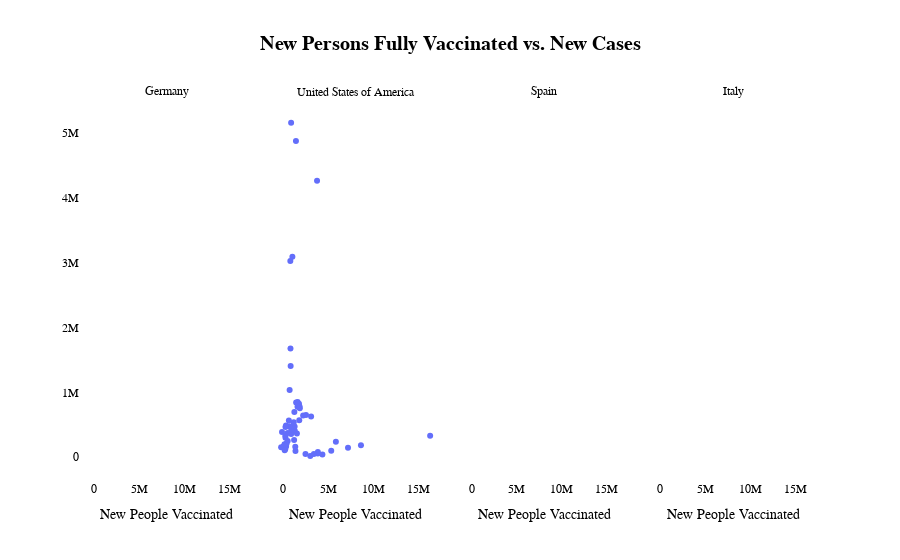

This figure's notebook cell:
### Markdown cell above
#### **New Persons Fully Vaccinated vs. New Cases**
To explore the relationship between vaccination efforts and the spread of COVID-19, we analyze a scatter plot comparing the number of new persons fully vaccinated to the number of new cases in the United States (only available data). This visualization aims to uncover patterns that might indicate the effectiveness of vaccination campaigns in controlling the spread of the virus.

### Code cell
fig7 = px.scatter(
    macrotable, 
    x='new_persons_fully_vaccinated',
    y='new_confirmed',
    hover_name='country_name',
    facet_col='country_name',
    title='New Persons Fully Vaccinated vs. New Cases ',
    labels={'new_persons_fully_vaccinated': 'New People Vaccinated', 'new_confirmed': 'New Cases', 'country_name' : 'Country'}
)

fig7.for_each_annotation(lambda a: a.update(text=a.text.split('=')[1]))

fig7.update_layout(
    paper_bgcolor='white',
    plot_bgcolor='white',
    xaxis_title='New People Vaccinated',
    yaxis_title=None,
    legend_title=None,
    font=dict(
        family='Arial',
        size=12,
        color='black'
    ),
    title={
        'font': {
            'size': 20,
            'weight': 'bold'
            },
        'x': 0.5,
    },
    legend=dict(
        orientation="h",
        x=0.345,
        y=1.17)
)

fig7.show()

### Figure 1 — Plotly figure (JSON) as saved in the notebook; plotly's stock layout.template omitted (floating-point values rounded to 4 significant figures; data arrays with more than 128 entries replaced by an {"elided": "..."} marker saying what was removed)
{"data": [{"hovertemplate": "<b>%{hovertext}</b><br><br>Country=Germany<br>New People Vaccinated=%{x}<br>New Cases=%{y}<extra></extra>", "hovertext": ["Germany", "Germany", "Germany", "Germany", "Germany", "Germany", "Germany", "Germany", "Germany", "Germany", "Germany", "Germany", "Germany", "Germany", "Germany", "Germany", "Germany", "Germany", "Germany", "Germany", "Germany", "Germany", "Germany", "Germany", "Germany", "Germany", "Germany", "Germany", "Germany", "Germany", "Germany", "Germany", "Germany", "Germany", "Germany", "Germany", "Germany", "Germany", "Germany", "Germany", "Germany", "Germany", "Germany", "Germany", "Germany", "Germany", "Germany", "Germany", "Germany", "Germany", "Germany", "Germany", "Germany", "Germany", "Germany", "Germany", "Germany", "Germany", "Germany", "Germany", "Germany", "Germany", "Germany", "Germany", "Germany", "Germany", "Germany", "Germany", "Germany", "Germany", "Germany", "Germany", "Germany", "Germany", "Germany", "Germany", "Germany", "Germany", "Germany", "Germany", "Germany", "Germany", "Germany", "Germany", "Germany", "Germany", "Germany", "Germany", "Germany", "Germany", "Germany", "Germany", "Germany", "Germany", "Germany", "Germany", "Germany", "Germany", "Germany", "Germany", "Germany", "Germany", "Germany", "Germany", "Germany", "Germany", "Germany", "Germany", "Germany", "Germany", "Germany"], "legendgroup": "", "marker": {"color": "#636efa", "symbol": "circle"}, "mode": "markers", "name": "", "orientation": "v", "showlegend": false, "type": "scatter", "x": [null, null, null, null, null, null, null, null, null, null, null, null, null, null, null, null, null, null, null, null, null, null, null, null, null, null, null, null, null, null, null, null, null, null, null, null, null, null, null, null, null, null, null, null, null, null, null, null, null, null, null, null, null, null, null, null, null, null, null, null, null, null, null, null, null, null, null, null, null, null, null, null, null, null, null, null, null, null, null, null, null, null, null, null, null, null, null, null, null, null, null, null, null, null, null, null, null, null, null, null, null, null, null, null, null, null, null, null, null, null, null], "xaxis": "x", "y": [1, 1, 2, 6, 5, 2, 4, 92, 481, 2494, 11420, 19215, 21953, 16338, 8956, 5878, 3027, 2410, 1800, 1469, 1279, 932, 999, 2459, 1421, 1090, 914, 990, 1291, 1585, 2130, 2746, 2977, 2861, 2977, 3579, 5067, 5489, 7094, 13558, 23863, 49865, 79558, 92686, 98682, 98169, 96704, 102661, 129491, 147197, 116539, 99798, 119841, 92370, 70054, 52408, 39293, 28408, 29389, 30919, 31543, 41159, 58792, 77618, 73894, 80512, 99137, 102779, 85303, 62419, 39732, 24886, 12209, 7026, 4117, 1964, 1222, 1130, 1618, 2867, 4507, 5710, 8183, 15252, 27833, 39603, 43241, 40331, 31866, 27159, 27986, 29601, 34882, 62367, 94147, 136215, 224827, 304680, 355268, 335709, 289733, 224200, 148010, 154675, 269330, 401787, 697131, 993045, 1148515, 1120964, 89239], "yaxis": "y"}, {"hovertemplate": "<b>%{hovertext}</b><br><br>Country=United States of America<br>New People Vaccinated=%{x}<br>New Cases=%{y}<extra></extra>", "hovertext": {"elided": "135 str values"}, "legendgroup": "", "marker": {"color": "#636efa", "symbol": "circle"}, "mode": "markers", "name": "", "orientation": "v", "showlegend": false, "type": "scatter", "x": {"elided": "135 int values"}, "xaxis": "x2", "y": {"elided": "135 int values"}, "yaxis": "y2"}, {"hovertemplate": "<b>%{hovertext}</b><br><br>Country=Spain<br>New People Vaccinated=%{x}<br>New Cases=%{y}<extra></extra>", "hovertext": ["Spain", "Spain", "Spain", "Spain", "Spain", "Spain", "Spain", "Spain", "Spain", "Spain", "Spain", "Spain", "Spain", "Spain", "Spain", "Spain", "Spain", "Spain", "Spain", "Spain", "Spain", "Spain", "Spain", "Spain", "Spain", "Spain", "Spain", "Spain", "Spain", "Spain", "Spain", "Spain", "Spain", "Spain", "Spain", "Spain", "Spain", "Spain", "Spain", "Spain", "Spain", "Spain", "Spain", "Spain", "Spain", "Spain", "Spain", "Spain", "Spain", "Spain", "Spain", "Spain", "Spain", "Spain", "Spain", "Spain", "Spain", "Spain", "Spain", "Spain", "Spain", "Spain", "Spain", "Spain", "Spain", "Spain", "Spain", "Spain", "Spain", "Spain", "Spain", "Spain", "Spain", "Spain", "Spain", "Spain", "Spain", "Spain", "Spain", "Spain", "Spain", "Spain", "Spain", "Spain", "Spain", "Spain", "Spain", "Spain", "Spain", "Spain", "Spain", "Spain", "Spain", "Spain", "Spain", "Spain", "Spain", "Spain", "Spain", "Spain", "Spain", "Spain", "Spain", "Spain", "Spain", "Spain", "Spain", "Spain", "Spain", "Spain", "Spain", "Spain", "Spain", "Spain", "Spain", "Spain", "Spain", "Spain", "Spain", "Spain", "Spain", "Spain", "Spain", "Spain", "Spain", "Spain", "Spain", "Spain"], "legendgroup": "", "marker": {"color": "#636efa", "symbol": "circle"}, "mode": "markers", "name": "", "orientation": "v", "showlegend": false, "type": "scatter", "x": [null, null, null, null, null, null, null, null, null, null, null, null, null, null, null, null, null, null, null, null, null, null, null, null, null, null, null, null, null, null, null, null, null, null, null, null, null, null, null, null, null, null, null, null, null, null, null, null, null, null, null, null, null, null, null, null, null, null, null, null, null, null, null, null, null, null, null, null, null, null, null, null, null, null, null, null, null, null, null, null, null, null, null, null, null, null, null, null, null, null, null, null, null, null, null, null, null, null, null, null, null, null, null, null, null, null, null, null, null, null, null, null, null, null, null, null, null, null, null, null, null, null, null, null, null, null, null, null], "xaxis": "x3", "y": [1, 16, 384, 5417, 16978, 26119, 20521, 15203, 13455, 8604, 4583, 3585, 2286, 2409, 2769, 2661, 2729, 2481, 2340, 2419, 4187, 7018, 6878, 7200, 9027, 14690, 23174, 30825, 35707, 38253, 43691, 50950, 49307, 41941, 38528, 44390, 45140, 35543, 26810, 23191, 18461, 18150, 18869, 24430, 29436, 28543, 40182, 56506, 59045, 66188, 55081, 42471, 29496, 22818, 19213, 17365, 18557, 18820, 21971, 21758, 29151, 26914, 26834, 23409, 16869, 14271, 12130, 10616, 8933, 8482, 10414, 29885, 41850, 67619, 67725, 65116, 54929, 37739, 26998, 18373, 14795, 10501, 7091, 5621, 4549, 3576, 3252, 3579, 4355, 5054, 4609, 13953, 14930, 21411, 27331, 59498, 160404, 292930, 310101, 332788, 346739, 210417, 120106, 90105, 41763, 35305, 29656, 26921, 22130, 19697, 14351, 4849, 4481, 5790, 7037, 8575, 9015, 8454, 6530, 6987, 7830, 10341, 14469, 14675, 11466, 6338, 3214, 308], "yaxis": "y3"}, {"hovertemplate": "<b>%{hovertext}</b><br><br>Country=Italy<br>New People Vaccinated=%{x}<br>New Cases=%{y}<extra></extra>", "hovertext": {"elided": "131 str values"}, "legendgroup": "", "marker": {"color": "#636efa", "symbol": "circle"}, "mode": "markers", "name": "", "orientation": "v", "showlegend": false, "type": "scatter", "x": {"elided": "131 null values"}, "xaxis": "x4", "y": {"elided": "131 int values"}, "yaxis": "y4"}], "layout": {"annotations": [{"font": {}, "showarrow": false, "text": "Germany", "x": 0.1175, "xanchor": "center", "xref": "paper", "y": 1, "yanchor": "bottom", "yref": "paper"}, {"font": {}, "showarrow": false, "text": "United States of America", "x": 0.3725, "xanchor": "center", "xref": "paper", "y": 1, "yanchor": "bottom", "yref": "paper"}, {"font": {}, "showarrow": false, "text": "Spain", "x": 0.6275, "xanchor": "center", "xref": "paper", "y": 1, "yanchor": "bottom", "yref": "paper"}, {"font": {}, "showarrow": false, "text": "Italy", "x": 0.8825, "xanchor": "center", "xref": "paper", "y": 1, "yanchor": "bottom", "yref": "paper"}], "font": {"color": "black", "family": "Arial", "size": 12}, "legend": {"orientation": "h", "title": {}, "tracegroupgap": 0, "x": 0.345, "y": 1.17}, "paper_bgcolor": "white", "plot_bgcolor": "white", "title": {"font": {"size": 20, "weight": "bold"}, "text": "New Persons Fully Vaccinated vs. New Cases ", "x": 0.5}, "xaxis": {"anchor": "y", "domain": [0, 0.235], "title": {"text": "New People Vaccinated"}}, "xaxis2": {"anchor": "y2", "domain": [0.255, 0.49], "matches": "x", "title": {"text": "New People Vaccinated"}}, "xaxis3": {"anchor": "y3", "domain": [0.51, 0.745], "matches": "x", "title": {"text": "New People Vaccinated"}}, "xaxis4": {"anchor": "y4", "domain": [0.765, 1.0], "matches": "x", "title": {"text": "New People Vaccinated"}}, "yaxis": {"anchor": "x", "domain": [0, 1], "title": {}}, "yaxis2": {"anchor": "x2", "domain": [0, 1], "matches": "y", "showticklabels": false}, "yaxis3": {"anchor": "x3", "domain": [0, 1], "matches": "y", "showticklabels": false}, "yaxis4": {"anchor": "x4", "domain": [0, 1], "matches": "y", "showticklabels": false}}}
